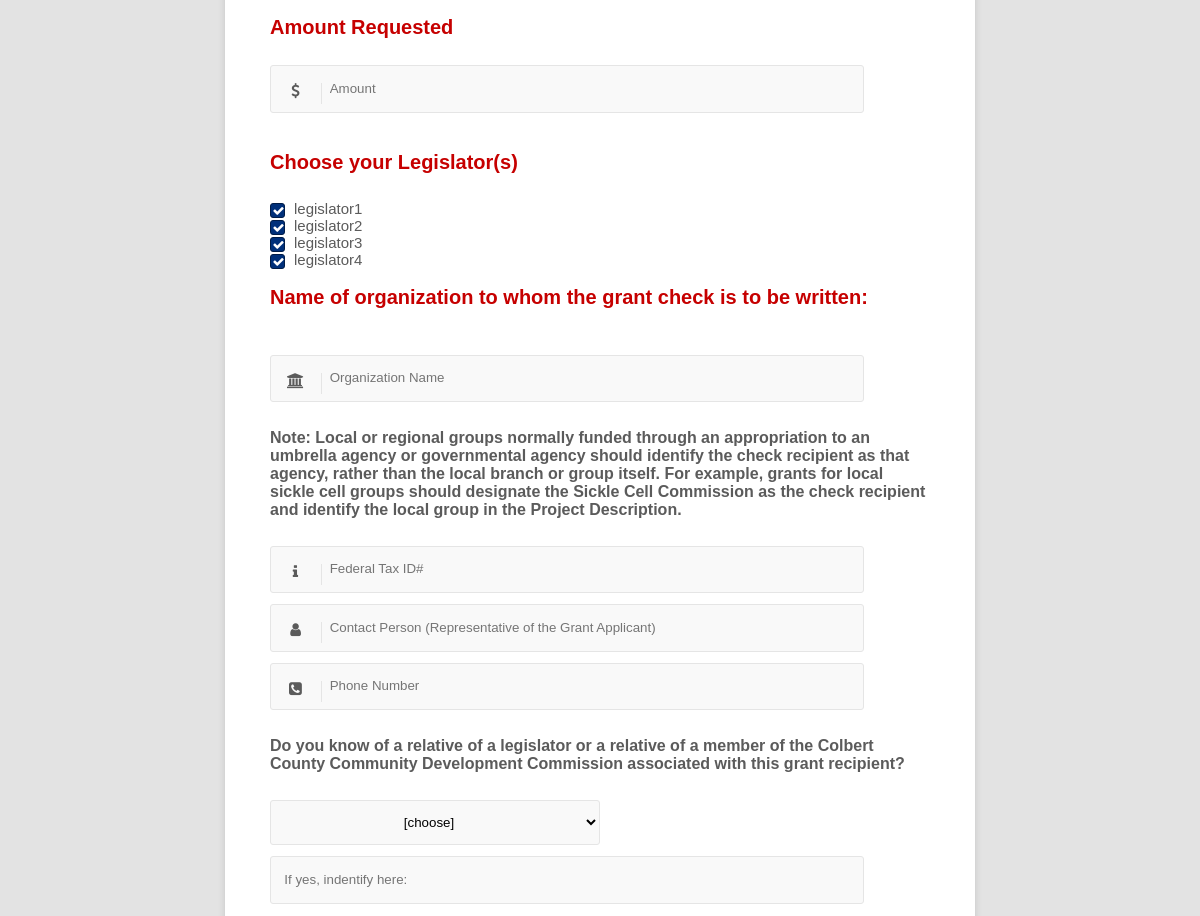
The page /html/form/index.php (middle part) on the database as committed earlier.
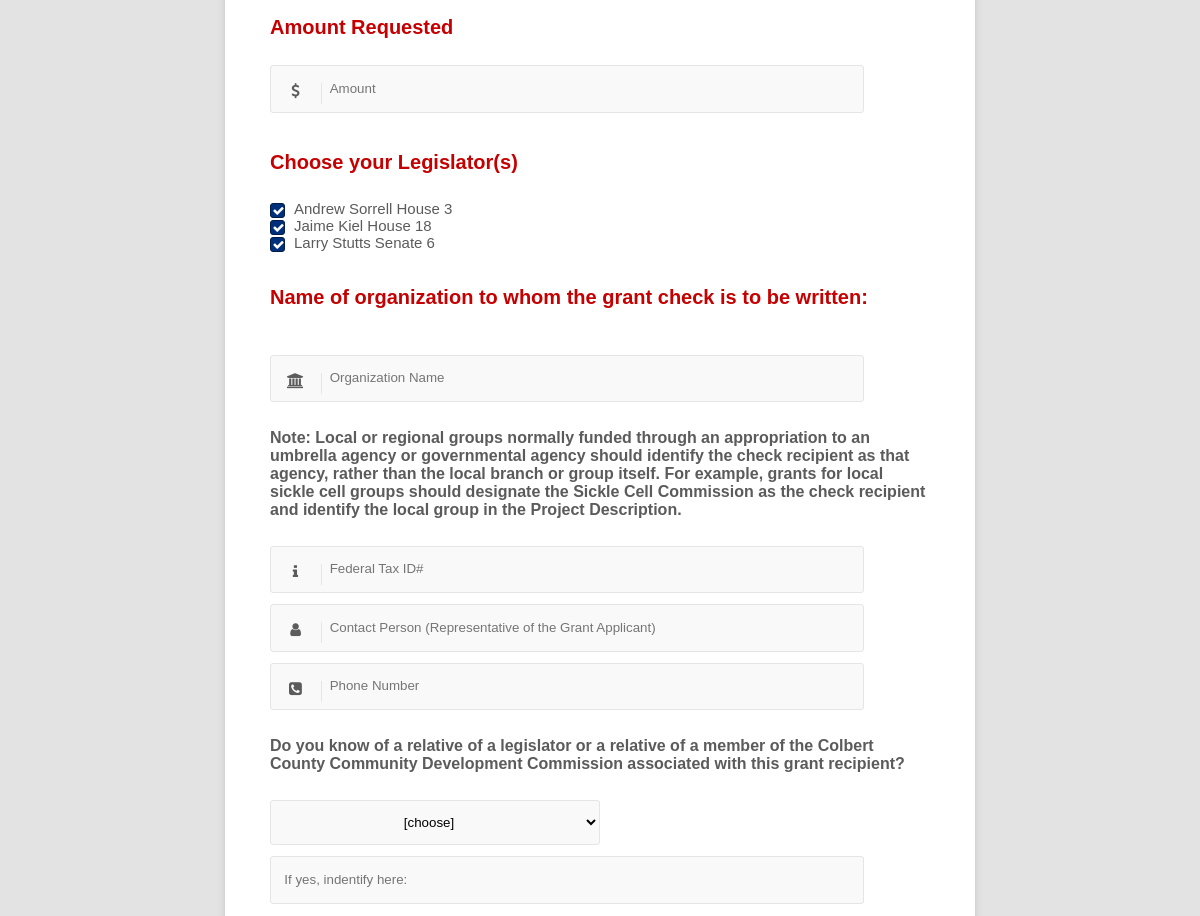
The same page on the database as committed later.
### tables this page shows
CREATE TABLE `Legislators` (
  `name` varchar(30) NOT NULL,
  `email` varchar(80) DEFAULT NULL,
  `budget` double DEFAULT NULL
);

### html/form/index.php (the view, shortened to what this page needs)
<?php session_start();
$error = $_session["error"];
$servername = "localhost";
$username = "admin";
$password = "Pizza";
$dbname = "CCCDC";
$conn = mysqli_connect($servername, $username, $password, $dbname);
$sql = "SELECT name FROM Legislators";
$result = mysqli_query($conn, $sql);
echo <<<HTMLTOP
<html lang="en" >
<body>
  <head>
  <link rel="stylesheet" href="https://cdnjs.cloudflare.com/ajax/libs/normalize/5.0.0/normalize.min.css">
  <link rel='stylesheet' href='http://maxcdn.bootstrapcdn.com/font-awesome/4.3.0/css/font-awesome.min.css'>
  <link rel="stylesheet" href="css/style.css">
</head>
<body>
  <div class="container">
    <form action="form.php" method="post" enctype="multipart/form-data">
      <br>
      <br>
	  <p id= "Err" >$error</p>
      <div class="row">
        <h4>Amount Requested</h4>
        <div class="input-group input-group-icon">
          <input type="number" class="amount" name="amount" placeholder="Amount" required/>
          <div class="input-icon"><i class="fa fa-dollar"></i></div>
        </div>
	<div class="col-half">
		<h4>Choose your Legislator(s) </h4>
HTMLTOP;
if (mysqli_num_rows($result) > 0) {
	$count = 1;
    while($row = mysqli_fetch_assoc($result)) {
		$name = $row["name"];
        echo "<input type=\"checkbox\" name=\"leg[]\" id=\"leg$count\" value=\"$name\" checked/><label for=\"leg$count\">$name</label>";
		$count = $count + 1;
    }
}
echo <<<HTMLBOT
		</div>
        <div class="row">
          <h6>Name of organization to whom the grant check is to be written:</h6>
        </div>
        <div class="input-group input-group-icon">
          <input type="text" class="grantName" name="organization" placeholder="Organization Name" required/>
          <div class="input-icon"><i class="fa fa-bank"></i></div>
        </div>
        <h5>Note: Local or regional groups normally funded through an appropriation to an umbrella agency or governmental agency should identify the check recipient as that agency, rather than the local branch or group itself. For example, grants for local
          sickle cell groups should designate the Sickle Cell Commission as the check recipient and identify the local group in the Project Description.</h5>
        <div class="row">
          <div class="input-group input-group-icon">
            <input type="text" class="taxId" name="taxId" placeholder="Federal Tax ID#" required/>
            <div class="input-icon"><i class="fa fa-info"></i></div>
          </div>
          <div class="input-group input-group-icon">
            <input type="text" class="contact" name="contact" placeholder="Contact Person (Representative of the Grant Applicant)" required/>
            <div class="input-icon"><i class="fa fa-user"></i></div>
          </div>
          <div class="input-group input-group-icon">
            <input type="tel" class="contNo" name="phone" placeholder="Phone Number" required/>
            <div class="input-icon"><i class="fa fa-phone-square"></i></div>
          </div>
          <h5>Do you know of a relative of a legislator or a relative of a member of the Colbert County Community Development Commission associated with this grant recipient?</h5>
          <div class="input-group">
            <select>
            <option>[choose]</option>
          </select>
          </div>
          <div class="input-group">
            <input type="text" name="relative" placeholder="If yes, indentify here:" />
          </div>
        </div>
      </div>
    </form>
  </div>
</body>
</body>
</html>
HTMLBOT;
?>

Rows that differ between the two databases and show on the page:
removed legislators: name "legislator1"
removed legislators: name "legislator2"
removed legislators: name "legislator3"
removed legislators: name "legislator4"
added legislators: name "Andrew Sorrell House 3"
added legislators: name "Jaime Kiel House 18"
added legislators: name "Larry Stutts Senate 6"
